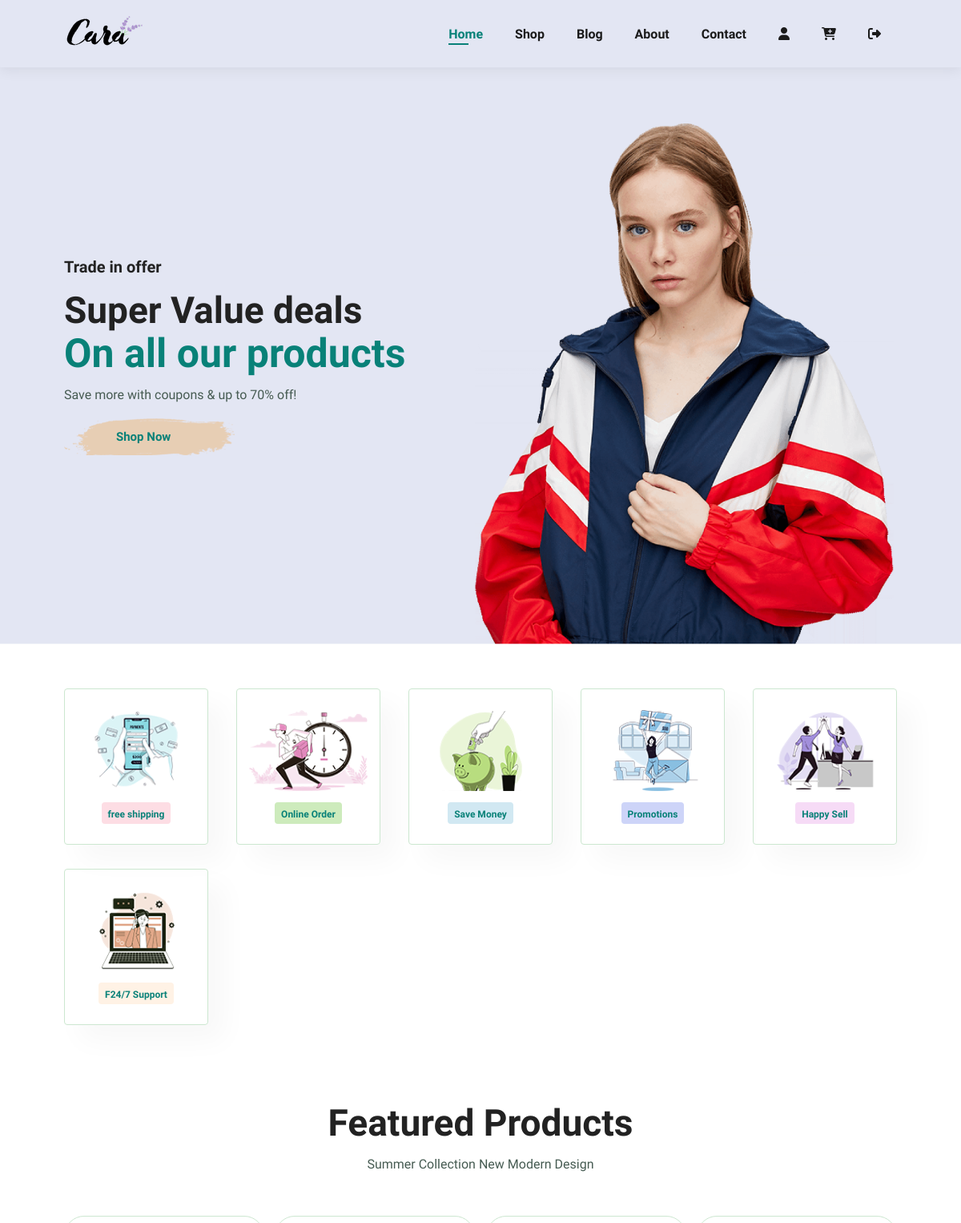
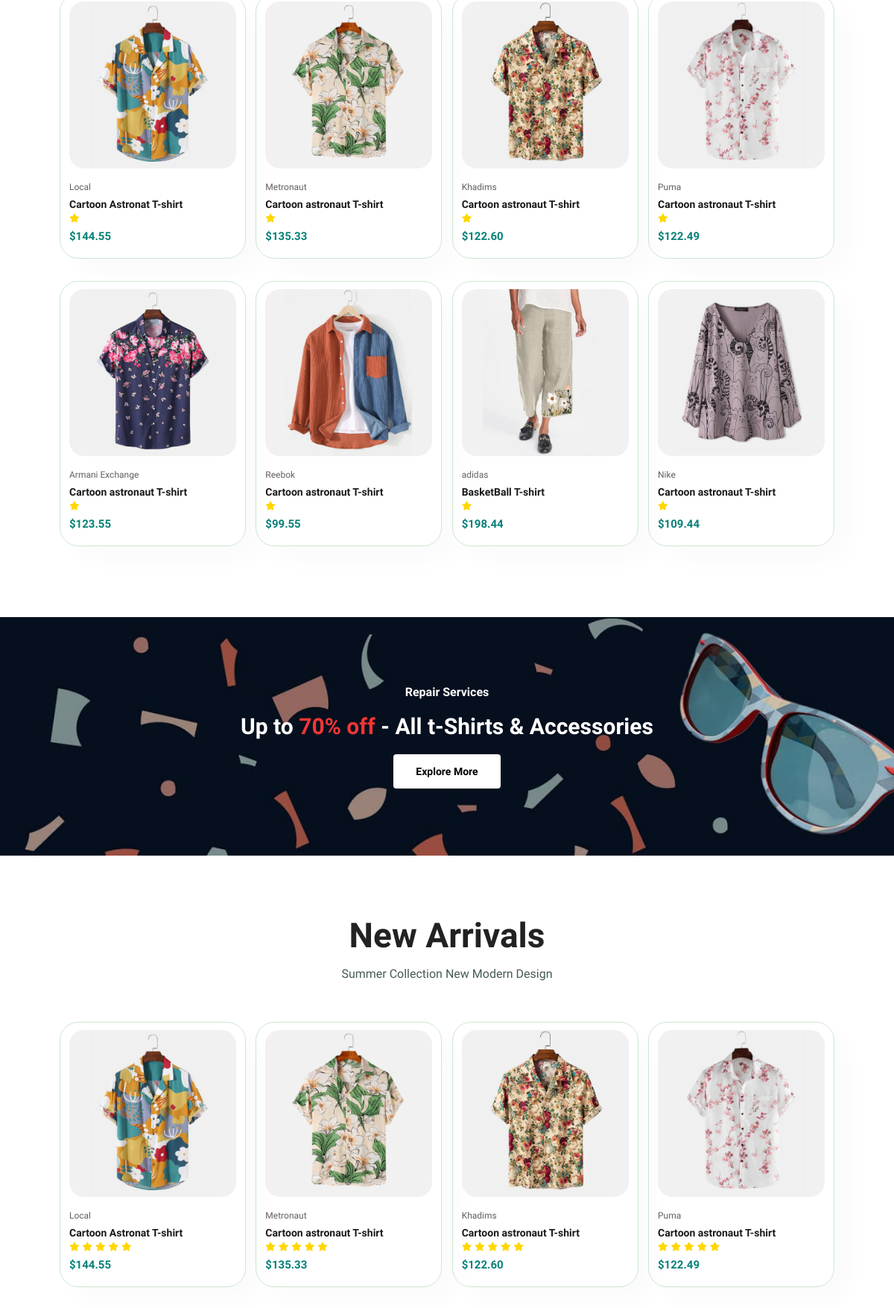
The app's page / (signed in, upper part) with its own data (2 pictures, top to bottom).
### shop/models.py (models this page shows, shortened)
class Features(models.Model):
	featuretext=models.CharField(max_length=100)
	images=models.ImageField(upload_to="features")

class Items(models.Model):
	name=models.CharField(max_length=100)
	category_choices=models.CharField(max_length=5, choices=CATEGORY_CHOICES)
	company=models.CharField(max_length=100)
	description=models.CharField(max_length=300)
	price=models.DecimalField(decimal_places=2,max_digits=8)
	likers=models.ManyToManyField(User,related_name="likers",blank=True)
	image=models.ImageField(upload_to="products",default="default.jpg")
	image2=models.ImageField(upload_to="products",default="default.jpg")
	image3=models.ImageField(upload_to="products",default="default.jpg")
	image4=models.ImageField(upload_to="products",default="default.jpg")

### shop/views.py (the view)
# urls.py: path("",BlogView.as_view(),name="blog-home"),
@login_required
def home(request):
	items=Items.objects.all()
	logo=Logo.objects.get(id=1)
	button=Buttons.objects.get(id=1)
	features=Features.objects.all()
	repairbanner=Banner.objects.get(name="repair")
	context={
	"items":items,
	"logo":logo,
	"button":button,
	"features":features,
	"repairbanner":repairbanner,
	"h_status":"active"
	}
	print(request.GET.get("page"))
	return render(request,"shop/home.html",context)

### shop/templates/shop/home.html (shortened to what this page needs)
{%extends 'shop/base.html'%}
{%block content%}
	<section id="hero">
		<h4>Trade in offer</h4>
		<h2>Super Value deals</h2>
		<h1>On all our products</h1>
		<p>Save more with coupons & up to 70% off!</p>
		<button>Shop Now</button>
	</section>
	<section id="feature" class="section-p1">
		{%for feature in features%}
		<div class="fe-box">
			<img src="{{feature.images.url}}">
			<h6>{{feature.featuretext}}</h6>
		</div>
		{%endfor%}
	</section>
	<section id="product1" class="section-p1">
		<h2>Featured Products</h2>
		<p>Summer Collection New Modern Design</p>
		<div class="pro-container">
			{%for item in items%}
				<div class="pro" onclick="window.location.href='{%url 'detail' item.id%}'">
					<img src="{{item.image.url}}" alt="">
					<div class="des">
						<span>{{item.company}}</span>
						<h5>{{item.name}}</h5>
						<div class="star">
							<i class="fas fa-star"></i>
						</div>
						<h4>${{item.price}}</h4>
					</div>
				</div>
			{%endfor%}
		</div>
	</section>
	<section id="banner" class="section-m1">
		<h4>Repair Services</h4>
		<h2>Up to <span>70% off</span> - All t-Shirts & Accessories</h2>
		<button class="normal">Explore More</button>
	</section>
	<section id="product1" class="section-p1">
		<h2> New Arrivals</h2>
		<p>Summer Collection New Modern Design</p>
		<div class="pro-container">
			{%for item in items%}
				<div class="pro" onclick="window.location.href='{%url 'detail' item.id%}'">
					<img src="{{item.image.url}}" alt="">
					<div class="des">
						<span>{{item.company}}</span>
						<h5>{{item.name}}</h5>
						<div class="star">
							<i class="fas fa-star"></i>
							<i class="fas fa-star"></i>
							<i class="fas fa-star"></i>
							<i class="fas fa-star"></i>
							<i class="fas fa-star"></i>
						</div>
						<h4>${{item.price}}</h4>
					</div>
				</div>
			{%endfor%}
		</div>
	</section>
{%endblock content%}

### shop/static/shop/main.css (style rules this page uses)
* { margin: 0; padding: 0; box-sizing: border-box; font-family: "Spartan",sans-serif; }
h1 { font-size: 50px; line-height: 54px; color: #222; }
h2 { font-size: 46px; line-height: 54px; color: #222; }
h4 { font-size: 20px; color: #222; }
h6 { font-weight: 700; font-size: 12px; }
p { font-size: 16px; color: #465b52; margin: 15px 0 20px 0; }
.section-p1 { padding: 40px 80px; }
.section-m1 { margin: 40px 0; }
button.normal { font-size: 14px; font-weight: 600; padding: 15px 30px; color: #000; background-color: #fff; border-radius: 4px; cursor: pointer; border: none; outline: none; transition: 0.2s; }
body { width: 100%; margin: 0px; }

### shop/static/shop/home.css (style rules this page uses)
#hero { background-image: url("/media/banner/hero4.png"); height: 90vh; width: 100%; background-position: top 25% right 0; background-size: cover; padding: 0 80px; display: flex; flex-direction: column; align-items: flex-start; justify-content: center; }
#hero h4 { padding-bottom: 15px; }
#hero h1 { color: #088178; }
#hero button { background-image: url("/media/bottons/button.png"); background-color: transparent; color: #088178; border: 0; padding: 14px 80px 14px 65px; background-repeat: no-repeat; cursor: pointer; font-weight: 700; font-size: 15px; }
#feature { display: flex; align-items: center; justify-content: space-between; flex-wrap: wrap; }
#feature .fe-box { width: 180px; text-align: center; padding: 25px 15px; box-shadow: 20px 20px 34px rgba(0, 0, 0, 0.03); border: 1px solid #cce7d0; border-radius: 4px; margin: 15px 0; }
#feature .fe-box img { width: 100%; margin-bottom: 10px; }
#feature .fe-box h6 { display: inline-block; padding: 9px 8px 6px 8px; line-height: 1; border-radius: 4px; color: #088178; background-color: #fddde4; }
#feature .fe-box:nth-child(2) h6 { background-color: #cdebbc; }
#feature .fe-box:nth-child(3) h6 { background-color: #d1e8f2; }
#feature .fe-box:nth-child(4) h6 { background-color: #cdd4f8; }
#feature .fe-box:nth-child(5) h6 { background-color: #f6dbf6; }
#feature .fe-box:nth-child(6) h6 { background-color: #fff2e5; }
#product1 { text-align: center; }
#product1 .pro-container { display: flex; justify-content: space-between; padding-top: 20px; flex-wrap: wrap; }
#product1 .pro { width: 23%; min-width: 250px; padding: 10px 12px; border: 1px solid #cce7d0; border-radius: 25px; cursor: pointer; box-shadow: 20px 20px 30px rgba(0, 0, 0, 0.02); margin: 15px 0; transition: 0.2s ease; position: relative; }
#product1 .pro img { width: 100%; border-radius: 20px; }
#product1 .pro .des { text-align: start; padding: 10px 0; }
#product1 .pro .des span { color: #606063; font-size: 12px; }
#product1 .pro .des h5 { padding-top: 7px ; color: #1a1a1a; font-size: 14px; }
#product1 .pro .des i { font-size: 12px; color: gold; }
#product1 .pro .des h4 { padding-top: 7px; font-size: 15px; font-weight: 700; color: #088178; }
#banner { display: flex; flex-direction: column; justify-content: center; align-items: center; text-align: center; background-image: url("/media/banner/b2.jpg"); width: 100%; height: 40vh; background-size: cover; background-position: center; }
#banner h4 { color: white; font-size: 16px; }
#banner h2 { color: white; font-size: 30px; padding: 10px 0; }
#banner h2 span { color: #ef3636; }

### shop/static/shop/cart.css (style rules this page uses)
#cart table td:nth-child(4), #cart table td:nth-child(5), #cart table td:nth-child(6), { width: 150px; text-align: center; }

### records on screen
Features: images (picture), featuretext "free shipping"
Features: images (picture), featuretext "Online Order"
Features: images (picture), featuretext "Save Money"
Features: images (picture), featuretext "Promotions"
Features: images (picture), featuretext "Happy Sell"
Features: images (picture), featuretext "F24/7 Support"
Items: image (picture), company "Local", name "Cartoon Astronat T-shirt", price "144.55"
Items: image (picture), company "Metronaut", name "Cartoon astronaut T-shirt", price "135.33"
Items: image (picture), company "Khadims", name "Cartoon astronaut T-shirt", price "122.60"
Items: image (picture), company "Puma", name "Cartoon astronaut T-shirt", price "122.49"
Items: image (picture), company "Armani Exchange", name "Cartoon astronaut T-shirt", price "123.55"
Items: image (picture), company "Reebok", name "Cartoon astronaut T-shirt", price "99.55"
Items: image (picture), company "adidas", name "BasketBall T-shirt", price "198.44"
Items: image (picture), company "Nike", name "Cartoon astronaut T-shirt", price "109.44"
